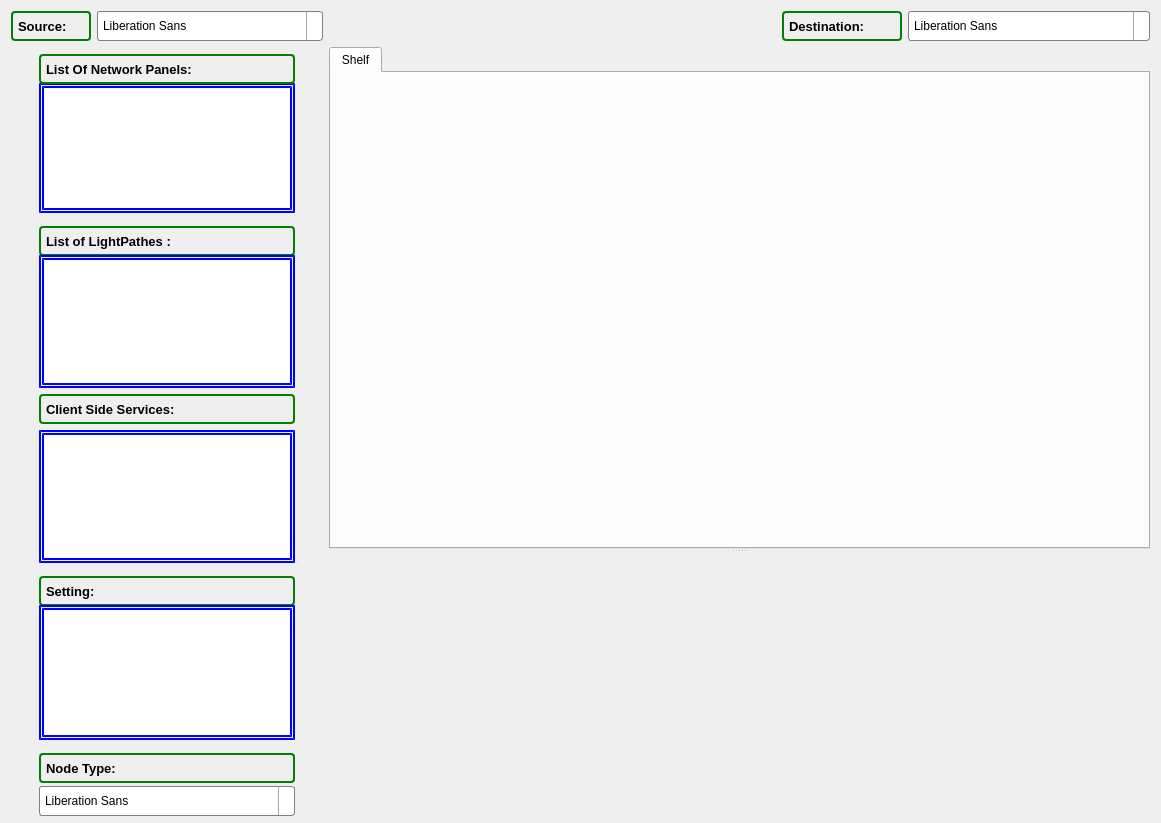
       <widget class="QWidget" name="tab">
        <attribute name="title">
         <string>Demand tab</string>
        </attribute>
        <layout class="QGridLayout" name="gridLayout_4">
         <item row="0" column="1">
          <spacer name="horizontalSpacer">
           <property name="orientation">
            <enum>Qt::Horizontal</enum>
           </property>
           <property name="sizeHint" stdset="0">
            <size>
             <width>40</width>
             <height>20</height>
            </size>
           </property>
          </spacer>
         </item>
         <item row="0" column="0">
          <layout class="QFormLayout" name="formLayout_4">
           <item row="0" column="0">
            <widget class="QLabel" name="SelectNode_Label_13">
             <property name="minimumSize">
              <size>
               <width>80</width>
               <height>0</height>
              </size>
             </property>
             <property name="maximumSize">
              <size>
               <width>43</width>
               <height>30</height>
              </size>
             </property>
             <property name="font">
              <font>
               <pointsize>10</pointsize>
               <weight>75</weight>
               <bold>true</bold>
              </font>
             </property>
             <property name="styleSheet">
              <string notr="true"> QLabel {
    border: 2px solid green;
    border-radius: 4px;
    padding: 2px;
}</string>
             </property>
             <property name="text">
              <string>Source:</string>
             </property>
            </widget>
           </item>
           <item row="0" column="1">
            <widget class="QFontComboBox" name="Demand_Source_combobox">
             <property name="minimumSize">
              <size>
               <width>119</width>
               <height>30</height>
              </size>
             </property>
             <property name="maximumSize">
              <size>
               <width>226</width>
               <height>30</height>
              </size>
             </property>
             <property name="styleSheet">
              <string notr="true">QComboBox {
    border: 1px solid gray;
    border-radius: 3px;
    padding: 1px 18px 1px 3px;
    min-width: 6em;
}

QComboBox:editable {
    background: white;
}

QComboBox:!editable, QComboBox::drop-down:editable {
     background: qlineargradient(x1: 0, y1: 0, x2: 0, y2: 1,
                                 stop: 0 #E1E1E1, stop: 0.4 #DDDDDD,
                                 stop: 0.5 #D8D8D8, stop: 1.0 #D3D3D3);
}

/* QComboBox gets the &quot;on&quot; state when the popup is open */
QComboBox:!editable:on, QComboBox::drop-down:editable:on {
    background: qlineargradient(x1: 0, y1: 0, x2: 0, y2: 1,
                                stop: 0 #D3D3D3, stop: 0.4 #D8D8D8,
                                stop: 0.5 #DDDDDD, stop: 1.0 #E1E1E1);
}

QComboBox:on { /* shift the text when the popup opens */
    padding-top: 3px;
    padding-left: 4px;
}

QComboBox::drop-down {
    subcontrol-origin: padding;
    subcontrol-position: top right;
    width: 15px;

    border-left-width: 1px;
    border-left-color: darkgray;
    border-left-style: solid; /* just a single line */
    border-top-right-radius: 3px; /* same radius as the QComboBox */
    border-bottom-right-radius: 3px;
}

QComboBox::down-arrow {
    image: url(/usr/share/icons/crystalsvg/16x16/actions/1downarrow.png);
}

QComboBox::down-arrow:on { /* shift the arrow when popup is open */
    top: 1px;
    left: 1px;
}</string>
             </property>
            </widget>
           </item>
          </layout>
         </item>
         <item row="0" column="2">
          <layout class="QFormLayout" name="formLayout">
           <item row="0" column="0">
            <widget class="QLabel" name="label_8">
             <property name="minimumSize">
              <size>
               <width>120</width>
               <height>0</height>
              </size>
             </property>
             <property name="maximumSize">
              <size>
               <width>62</width>
               <height>30</height>
              </size>
             </property>
             <property name="font">
              <font>
               <pointsize>10</pointsize>
               <weight>75</weight>
               <bold>true</bold>
              </font>
             </property>
             <property name="styleSheet">
              <string notr="true"> QLabel {
    border: 2px solid green;
    border-radius: 4px;
    padding: 2px;
}</string>
             </property>
             <property name="text">
              <string>Destination:</string>
             </property>
            </widget>
           </item>
           <item row="0" column="1">
            <widget class="QFontComboBox" name="Demand_Destination_combobox">
             <property name="minimumSize">
              <size>
               <width>119</width>
               <height>30</height>
              </size>
             </property>
             <property name="maximumSize">
              <size>
               <width>743</width>
               <height>30</height>
              </size>
             </property>
             <property name="styleSheet">
              <string notr="true">QComboBox {
    border: 1px solid gray;
    border-radius: 3px;
    padding: 1px 18px 1px 3px;
    min-width: 6em;
}

QComboBox:editable {
    background: white;
}

QComboBox:!editable, QComboBox::drop-down:editable {
     background: qlineargradient(x1: 0, y1: 0, x2: 0, y2: 1,
                                 stop: 0 #E1E1E1, stop: 0.4 #DDDDDD,
                                 stop: 0.5 #D8D8D8, stop: 1.0 #D3D3D3);
}

/* QComboBox gets the &quot;on&quot; state when the popup is open */
QComboBox:!editable:on, QComboBox::drop-down:editable:on {
    background: qlineargradient(x1: 0, y1: 0, x2: 0, y2: 1,
                                stop: 0 #D3D3D3, stop: 0.4 #D8D8D8,
                                stop: 0.5 #DDDDDD, stop: 1.0 #E1E1E1);
}

QComboBox:on { /* shift the text when the popup opens */
    padding-top: 3px;
    padding-left: 4px;
}

QComboBox::drop-down {
    subcontrol-origin: padding;
    subcontrol-position: top right;
    width: 15px;

    border-left-width: 1px;
    border-left-color: darkgray;
    border-left-style: solid; /* just a single line */
    border-top-right-radius: 3px; /* same radius as the QComboBox */
    border-bottom-right-radius: 3px;
}

QComboBox::down-arrow {
    image: url(/usr/share/icons/crystalsvg/16x16/actions/1downarrow.png);
}

QComboBox::down-arrow:on { /* shift the arrow when popup is open */
    top: 1px;
    left: 1px;
}</string>
             </property>
            </widget>
           </item>
          </layout>
         </item>
         <item row="1" column="0">
          <layout class="QGridLayout" name="gridLayout_2">
           <item row="5" column="0">
            <widget class="QListWidget" name="Demand_ServiceList">
             <property name="minimumSize">
              <size>
               <width>256</width>
               <height>133</height>
              </size>
             </property>
             <property name="maximumSize">
              <size>
               <width>256</width>
               <height>133</height>
              </size>
             </property>
             <property name="styleSheet">
              <string notr="true">QListWidget {
    alternate-background-color: yellow;
	border: 5px double;
	border-color: blue;
}
QListWidget {
    show-decoration-selected: 1; /* make the selection span the entire width of the view */
}

QListWidget::item:alternate {
    background: #EEEEEE;
}

QListWidget::item:selected {
    border: 1px solid #6a6ea9;
}

QListWidget::item:selected:!active {
    background: qlineargradient(x1: 0, y1: 0, x2: 0, y2: 1,
                                stop: 0 #ABAFE5, stop: 1 #8588B2);
}

QListWidget::item:selected:active {
    background: qlineargradient(x1: 0, y1: 0, x2: 0, y2: 1,
                                stop: 0 #6a6ea9, stop: 1 #888dd9);
}

QListWidget::item:hover {
    background: qlineargradient(x1: 0, y1: 0, x2: 0, y2: 1,
                                stop: 0 #FAFBFE, stop: 1 #DCDEF1);
}</string>
             </property>
            </widget>
           </item>
           <item row="1" column="0">
            <widget class="QListWidget" name="Demand_PanelList">
             <property name="minimumSize">
              <size>
               <width>256</width>
               <height>130</height>
              </size>
             </property>
             <property name="maximumSize">
              <size>
               <width>256</width>
               <height>130</height>
              </size>
             </property>
             <property name="styleSheet">
              <string notr="true">QListWidget {
    alternate-background-color: yellow;
	border: 5px double;
	border-color: blue;
}
QListWidget {
    show-decoration-selected: 1; /* make the selection span the entire width of the view */
}

QListWidget::item:alternate {
    background: #EEEEEE;
}

QListWidget::item:selected {
    border: 1px solid #6a6ea9;
}

QListWidget::item:selected:!active {
    background: qlineargradient(x1: 0, y1: 0, x2: 0, y2: 1,
                                stop: 0 #ABAFE5, stop: 1 #8588B2);
}

QListWidget::item:selected:active {
    background: qlineargradient(x1: 0, y1: 0, x2: 0, y2: 1,
                                stop: 0 #6a6ea9, stop: 1 #888dd9);
}

QListWidget::item:hover {
    background: qlineargradient(x1: 0, y1: 0, x2: 0, y2: 1,
                                stop: 0 #FAFBFE, stop: 1 #DCDEF1);
}</string>
             </property>
            </widget>
           </item>
           <item row="2" column="0">
            <widget class="QLabel" name="ClientLabel_22">
             <property name="minimumSize">
              <size>
               <width>256</width>
               <height>30</height>
              </size>
             </property>
             <property name="maximumSize">
              <size>
               <width>256</width>
               <height>16</height>
              </size>
             </property>
             <property name="font">
              <font>
               <pointsize>10</pointsize>
               <weight>75</weight>
               <bold>true</bold>
              </font>
             </property>
             <property name="styleSheet">
              <string notr="true"> QLabel {
    border: 2px solid green;
    border-radius: 4px;
    padding: 2px;
}</string>
             </property>
             <property name="text">
              <string>List of LightPathes :</string>
             </property>
            </widget>
           </item>
           <item row="3" column="0">
            <widget class="QListWidget" name="Demand_LineList">
             <property name="minimumSize">
              <size>
               <width>256</width>
               <height>133</height>
              </size>
             </property>
             <property name="maximumSize">
              <size>
               <width>256</width>
               <height>133</height>
              </size>
             </property>
             <property name="styleSheet">
              <string notr="true">QListWidget {
    alternate-background-color: yellow;
	border: 5px double;
	border-color: blue;
}
QListWidget {
    show-decoration-selected: 1; /* make the selection span the entire width of the view */
}

QListWidget::item:alternate {
    background: #EEEEEE;
}

QListWidget::item:selected {
    border: 1px solid #6a6ea9;
}

QListWidget::item:selected:!active {
    background: qlineargradient(x1: 0, y1: 0, x2: 0, y2: 1,
                                stop: 0 #ABAFE5, stop: 1 #8588B2);
}

QListWidget::item:selected:active {
    background: qlineargradient(x1: 0, y1: 0, x2: 0, y2: 1,
                                stop: 0 #6a6ea9, stop: 1 #888dd9);
}

QListWidget::item:hover {
    background: qlineargradient(x1: 0, y1: 0, x2: 0, y2: 1,
                                stop: 0 #FAFBFE, stop: 1 #DCDEF1);
}</string>
             </property>
            </widget>
           </item>
           <item row="4" column="0">
            <widget class="QLabel" name="ClientLabel_23">
             <property name="minimumSize">
              <size>
               <width>256</width>
               <height>30</height>
              </size>
             </property>
             <property name="maximumSize">
              <size>
               <width>256</width>
               <height>30</height>
              </size>
             </property>
             <property name="font">
              <font>
               <pointsize>10</pointsize>
               <weight>75</weight>
               <bold>true</bold>
              </font>
             </property>
             <property name="styleSheet">
              <string notr="true"> QLabel {
    border: 2px solid green;
    border-radius: 4px;
    padding: 2px;
}</string>
             </property>
             <property name="text">
              <string>Client Side Services:</string>
             </property>
            </widget>
           </item>
           <item row="6" column="0">
            <widget class="QLabel" name="ClientLabel_20">
             <property name="minimumSize">
              <size>
               <width>256</width>
               <height>30</height>
              </size>
             </property>
             <property name="maximumSize">
              <size>
               <width>256</width>
               <height>16</height>
              </size>
             </property>
             <property name="font">
              <font>
               <pointsize>10</pointsize>
               <weight>75</weight>
               <bold>true</bold>
              </font>
             </property>
             <property name="styleSheet">
              <string notr="true"> QLabel {
    border: 2px solid green;
    border-radius: 4px;
    padding: 2px;
}</string>
             </property>
             <property name="text">
              <string>Setting:</string>
             </property>
            </widget>
           </item>
           <item row="9" column="0">
            <widget class="QFontComboBox" name="NodeType_combobox">
             <property name="minimumSize">
              <size>
               <width>119</width>
               <height>30</height>
              </size>
             </property>
             <property name="maximumSize">
              <size>
               <width>256</width>
               <height>22</height>
              </size>
             </property>
             <property name="styleSheet">
              <string notr="true">QComboBox {
    border: 1px solid gray;
    border-radius: 3px;
    padding: 1px 18px 1px 3px;
    min-width: 6em;
}

QComboBox:editable {
    background: white;
}

QComboBox:!editable, QComboBox::drop-down:editable {
     background: qlineargradient(x1: 0, y1: 0, x2: 0, y2: 1,
                                 stop: 0 #E1E1E1, stop: 0.4 #DDDDDD,
                                 stop: 0.5 #D8D8D8, stop: 1.0 #D3D3D3);
}

/* QComboBox gets the &quot;on&quot; state when the popup is open */
QComboBox:!editable:on, QComboBox::drop-down:editable:on {
    background: qlineargradient(x1: 0, y1: 0, x2: 0, y2: 1,
                                stop: 0 #D3D3D3, stop: 0.4 #D8D8D8,
                                stop: 0.5 #DDDDDD, stop: 1.0 #E1E1E1);
}

QComboBox:on { /* shift the text when the popup opens */
    padding-top: 3px;
    padding-left: 4px;
}

QComboBox::drop-down {
    subcontrol-origin: padding;
    subcontrol-position: top right;
    width: 15px;

    border-left-width: 1px;
    border-left-color: darkgray;
    border-left-style: solid; /* just a single line */
    border-top-right-radius: 3px; /* same radius as the QComboBox */
    border-bottom-right-radius: 3px;
}

QComboBox::down-arrow {
    image: url(/usr/share/icons/crystalsvg/16x16/actions/1downarrow.png);
}

QComboBox::down-arrow:on { /* shift the arrow when popup is open */
    top: 1px;
    left: 1px;
}</string>
             </property>
            </widget>
           </item>
           <item row="8" column="0">
            <widget class="QLabel" name="label_9">
             <property name="minimumSize">
              <size>
               <width>256</width>
               <height>30</height>
              </size>
             </property>
             <property name="maximumSize">
              <size>
               <width>256</width>
               <height>16</height>
              </size>
             </property>
             <property name="font">
              <font>
               <pointsize>10</pointsize>
               <weight>75</weight>
               <bold>true</bold>
              </font>
             </property>
             <property name="styleSheet">
              <string notr="true"> QLabel {
    border: 2px solid green;
    border-radius: 4px;
    padding: 2px;
}</string>
             </property>
             <property name="text">
              <string>Node Type:</string>
             </property>
            </widget>
           </item>
           <item row="0" column="0">
            <widget class="QLabel" name="ClientLabel_21">
             <property name="minimumSize">
              <size>
               <width>256</width>
               <height>30</height>
              </size>
             </property>
             <property name="maximumSize">
              <size>
               <width>256</width>
               <height>16</height>
              </size>
             </property>
             <property name="font">
              <font>
               <pointsize>10</pointsize>
               <weight>75</weight>
               <bold>true</bold>
              </font>
             </property>
             <property name="styleSheet">
              <string notr="true"> QLabel {
    border: 2px solid green;
    border-radius: 4px;
    padding: 2px;
    background-image: url(images/welcome.png);
}</string>
             </property>
             <property name="text">
              <string>List Of Network Panels:</string>
             </property>
            </widget>
           </item>
           <item row="7" column="0">
            <widget class="QListWidget" name="listWidget_8">
             <property name="minimumSize">
              <size>
               <width>256</width>
               <height>135</height>
              </size>
             </property>
             <property name="maximumSize">
              <size>
               <width>256</width>
               <height>135</height>
              </size>
             </property>
             <property name="styleSheet">
              <string notr="true">QListWidget {
    alternate-background-color: yellow;
	border: 5px double;
	border-color: blue;
}
QListWidget {
    show-decoration-selected: 1; /* make the selection span the entire width of the view */
}

QListWidget::item:alternate {
    background: #EEEEEE;
}

QListWidget::item:selected {
    border: 1px solid #6a6ea9;
}

QListWidget::item:selected:!active {
    background: qlineargradient(x1: 0, y1: 0, x2: 0, y2: 1,
                                stop: 0 #ABAFE5, stop: 1 #8588B2);
}

QListWidget::item:selected:active {
    background: qlineargradient(x1: 0, y1: 0, x2: 0, y2: 1,
                                stop: 0 #6a6ea9, stop: 1 #888dd9);
}

QListWidget::item:hover {
    background: qlineargradient(x1: 0, y1: 0, x2: 0, y2: 1,
                                stop: 0 #FAFBFE, stop: 1 #DCDEF1);
}</string>
             </property>
            </widget>
           </item>
          </layout>
         </item>
         <item row="1" column="1" colspan="2">
          <widget class="QSplitter" name="splitter">
           <property name="orientation">
            <enum>Qt::Vertical</enum>
           </property>
           <widget class="QTabWidget" name="Demand_tab">
            <property name="enabled">
             <bool>true</bool>
            </property>
            <property name="mouseTracking">
             <bool>false</bool>
            </property>
            <property name="currentIndex">
             <number>0</number>
            </property>
            <widget class="QWidget" name="tab_8">
             <attribute name="title">
              <string>Shelf</string>
             </attribute>
             <layout class="QHBoxLayout" name="horizontalLayout_4">
              <property name="spacing">
               <number>0</number>
              </property>
              <property name="leftMargin">
               <number>0</number>
              </property>
              <property name="topMargin">
               <number>0</number>
              </property>
              <property name="rightMargin">
               <number>0</number>
              </property>
              <property name="bottomMargin">
               <number>0</number>
              </property>
              <item>
               <widget class="QWidget" name="DemandPanel_1" native="true"/>
              </item>
              <item>
               <widget class="QWidget" name="DemandPanel_2" native="true"/>
              </item>
              <item>
               <widget class="QWidget" name="DemandPanel_3" native="true"/>
              </item>
              <item>
               <widget class="QWidget" name="DemandPanel_4" native="true"/>
              </item>
              <item>
               <widget class="QWidget" name="DemandPanel_5" native="true"/>
              </item>
              <item>
               <widget class="QWidget" name="DemandPanel_6" native="true"/>
              </item>
              <item>
               <widget class="QWidget" name="DemandPanel_7" native="true"/>
              </item>
              <item>
               <widget class="QWidget" name="DemandPanel_8" native="true"/>
              </item>
              <item>
               <widget class="QWidget" name="DemandPanel_9" native="true"/>
              </item>
              <item>
               <widget class="QWidget" name="DemandPanel_10" native="true"/>
              </item>
              <item>
               <widget class="QWidget" name="DemandPanel_11" native="true"/>
              </item>
              <item>
               <widget class="QWidget" name="DemandPanel_12" native="true"/>
              </item>
              <item>
               <widget class="QWidget" name="DemandPanel_13" native="true">
                <property name="maximumSize">
                 <size>
                  <width>1</width>
                  <height>16777215</height>
                 </size>
                </property>
               </widget>
              </item>
              <item>
               <widget class="QWidget" name="DemandPanel_14" native="true"/>
              </item>
             </layout>
            </widget>
           </widget>
           <widget class="MapWidget" name="MapWidget" native="true">
            <property name="minimumSize">
             <size>
              <width>821</width>
              <height>259</height>
             </size>
            </property>
            <property name="maximumSize">
             <size>
              <width>16777215</width>
              <height>0</height>
             </size>
            </property>
           </widget>
          </widget>
         </item>
        </layout>
       </widget>
